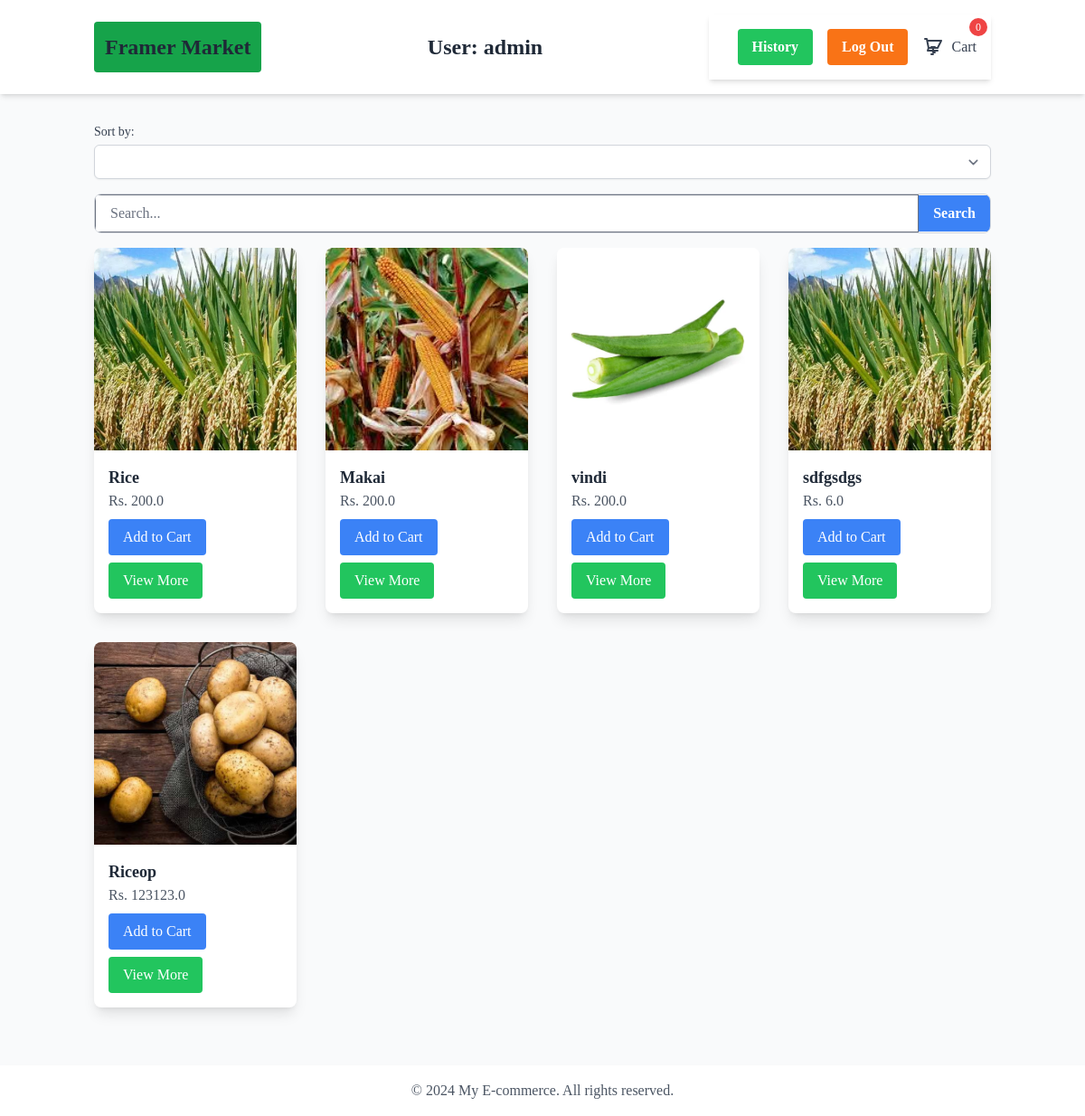
The app's page / (signed in) with its own data.
### shophouse/models.py (models this page shows, shortened)
class Product(models.Model):
    slug = models.SlugField(unique=True, null=True, blank=True)
    categories= models.ForeignKey(Categories, on_delete=models.CASCADE)
    framer_user= models.ForeignKey(FramerUser, on_delete=models.CASCADE)
    title= models.CharField(max_length=100)
    price= models.FloatField()
    discription = models.TextField()
    on_sale = models.BooleanField(default=False)
    RATING_CHOICES = (
        (1, '1'),
        (2, '2'),
        (3, '3'),
        (4, '4'),
        (5, '5'),
    )
    Rate= models.IntegerField(choices=RATING_CHOICES,  default=5)
    created_at = models.DateTimeField(auto_now_add=True)
    updated_at = models.DateTimeField(auto_now=True)

class ProductImages(models.Model):
    product = models.ForeignKey(Product, on_delete=models.CASCADE, related_name='product_images')
    image = models.ImageField(upload_to='product')
    alt_text= models.CharField(max_length=100)

### shophouse/views.py (the view)
# urls.py: 2. Add a URL to urlpatterns:  path('', views.home, name='home')
def home(request, short_on='none'):
    products = list(Product.objects.all())
    if short_on == 'sale':
        products= list_on_sale(products)
    elif short_on == 'H_price':
        products= list_higest_price(products)
    elif short_on == 'L_price':
        products= list_lowest_price(products)
    elif short_on == 'rate':
        products= list_rating(products)
    total_items_num=0
    identify_farmer_=None
    if request.user.is_authenticated:
        carts_info = Cart.objects.filter(user=request.user, status= 'cart')
        for each in carts_info:
            total_items_num += each.quantity
        identify_farmer_= identify_farmer(request.user)
        total_items_num=total_items_num
    if request.method == 'GET':
        query = request.GET.get('query')
        if query:
            products = Product.objects.filter(title__icontains=query)
    context = {'product': products, 'identify_farmer': identify_farmer_, "total_items_num":total_items_num}
    return render(request, 'pages/index.html', context)

### base/simple_pgrm.py (called while the page is built)
def identify_farmer(user):
    profile= Profile.objects.get(user_m=user)
    if profile.is_framer:
        return True
    else:
        return False

### templates/pages/index.html (shortened to what this page needs)
{% extends "base.html" %}
{% block content %}
<main class="container mx-auto px-4 py-8 min-h-[80vh]">
  <div class="mb-4">
    <label for="sort" class="block text-sm font-medium text-gray-700">Sort by:</label>
    <select name="sort" id="sort_product" onchange="short_call()" class="mt-1 block w-full py-2 px-3 border border-gray-300 bg-white rounded-md shadow-sm focus:outline-none focus:ring-indigo-500 focus:border-indigo-500 sm:text-sm">
    </select>
        <form method="GET" action="{% url 'home' %}" class="mt-4">
          <div class="flex items-center border border-gray-300 rounded-lg overflow-hidden">
              <input type="text" name="query" placeholder="Search..." class="px-4 py-2 w-full outline-none">
              <button type="submit" class="px-4 py-2 bg-blue-500 text-white font-semibold hover:bg-blue-600">Search</button>
          </div>
      </form>
  </div>
    <div class="grid grid-cols-1 sm:grid-cols-2 md:grid-cols-3 lg:grid-cols-4 gap-8">
      {% if product%}
        {% for each_product in product %}
        <div class="bg-white shadow-lg rounded-lg overflow-hidden" >
          {% if each_product.product_images.exists %}
          <img src="/media/{{each_product.product_images.first.image}}" alt="Product 1" class="w-full h-56 object-cover"  onclick="view_product('{{each_product.slug}}')">
          {% else %}
          <img src="https://via.placeholder.com/300" alt="Product 2" class="w-full h-56 object-cover"  onclick="view_product('{{each_product.slug}}')">
          {% endif %}
          <div class="p-4">
            <h2 class="text-lg font-semibold text-gray-800">{{each_product.title}}</h2>
            <p class="text-gray-600">Rs. {{each_product.price}}</p>
            <button class="mt-2 bg-blue-500 text-white px-4 py-2 rounded hover:bg-blue-600" onclick="window.location.href = '/addcart/{{each_product.slug}}'">Add to Cart</button>
            <button class="mt-2 bg-green-500 text-white px-4 py-2 rounded hover:bg-green-600"  onclick="window.location.href ='/product/{{each_product.slug}}'">View More</button>
          </div>
        </div>
        {% endfor %}
      {% else %}
      <p class="text-6xl font-bold text-center w-full">Sorry, No Product has been Found.................</p>
      {% endif %}
    </div>
  </main>
{% endblock content %}

### templates/base.html (shortened to what this page needs)
{% load static %}
{% load static tailwind_tags %}
<!DOCTYPE html>
<html lang="en">
	<head>
        {% tailwind_css %}
	</head>
	<body class="bg-gray-50 font-serif leading-normal tracking-normal max-h-[80vh]">
        <header class="bg-white shadow-md">
            <div class="container mx-auto px-4 py-4 flex justify-between items-center">
              <a href="/"><h1 class="text-2xl font-bold text-gray-800 bg-green-600 p-3 rounded">Framer Market</h1></a>
              {% if request.user.is_authenticated %}
              <h1 class="text-2xl font-bold text-gray-800">User: {{request.user.username}}</h1>
              {% endif %}
              <nav class="flex justify-end p-4 bg-white shadow-md">
                {% if request.user.is_authenticated %}
                    <a href="/history/" class="text-gray-600 hover:text-gray-800 ml-4 bg-green-500 hover:bg-green-600 text-white font-bold py-2 px-4 rounded">History</a>
                    <a href="/auth/logout" class="text-gray-600 hover:text-gray-800 ml-4 bg-orange-500 hover:bg-orange-600 text-white font-bold py-2 px-4 rounded">Log Out</a>
                    <a href="/cart" class="flex items-center text-gray-700 hover:text-gray-900 relative ml-4">
                        <svg xmlns="http://www.w3.org/2000/svg" class="h-6 w-6" fill="none" viewBox="0 0 24 24" stroke="currentColor">
                            <path stroke-linecap="round" stroke-linejoin="round" stroke-width="2" d="M3 3h2l.4 2M7 13h10l4-8H5.4M7 13L5.4 5M7 13L6 16m1 0h10m-5 0v2m-2 2h2m2-2h-2m2 0h-2m0-4v2m0-4h2m-2 0h-2" />
                        </svg>
                        <span class="ml-2">Cart</span>
                        <span class="cart-count bg-red-500 text-white rounded-full w-5 h-5 flex items-center justify-center text-xs absolute top-0 right-0 transform translate-x-3 -translate-y-3">
                            {% if total_items_num %} {{ total_items_num }} {% else %} 0 {% endif %}
                        </span>
                    </a>
                {% else %}
                    <a href="/auth/login/" class="text-gray-600 hover:text-gray-800 ml-4 bg-blue-500 hover:bg-blue-600 text-white font-bold py-2 px-4 rounded">Login</a>
                    <a href="/auth/signup/" class="text-gray-600 hover:text-gray-800 ml-4 bg-green-500 hover:bg-green-600 text-white font-bold py-2 px-4 rounded">Signup</a>
                {% endif %}
            </nav>
            </div>
        </header>
        {% block content %}
        {% endblock content %}
        <footer class="bg-white shadow-md mt-8">
            <div class="container mx-auto px-4 py-4 text-center">
              <p class="text-gray-600">&copy; 2024 My E-commerce. All rights reserved.</p>
            </div>
        </footer>
	</body>
</html>

### records on screen
Product: product_images.first.image (picture), title "Rice", price "200.0"
Product: product_images.first.image (picture), title "Makai", price "200.0"
Product: product_images.first.image (picture), title "vindi", price "200.0"
Product: product_images.first.image (picture), title "sdfgsdgs", price "6.0"
Product: product_images.first.image (picture), title "Riceop", price "123123.0"

### other values on screen
{{ request.user.username }} "admin"
